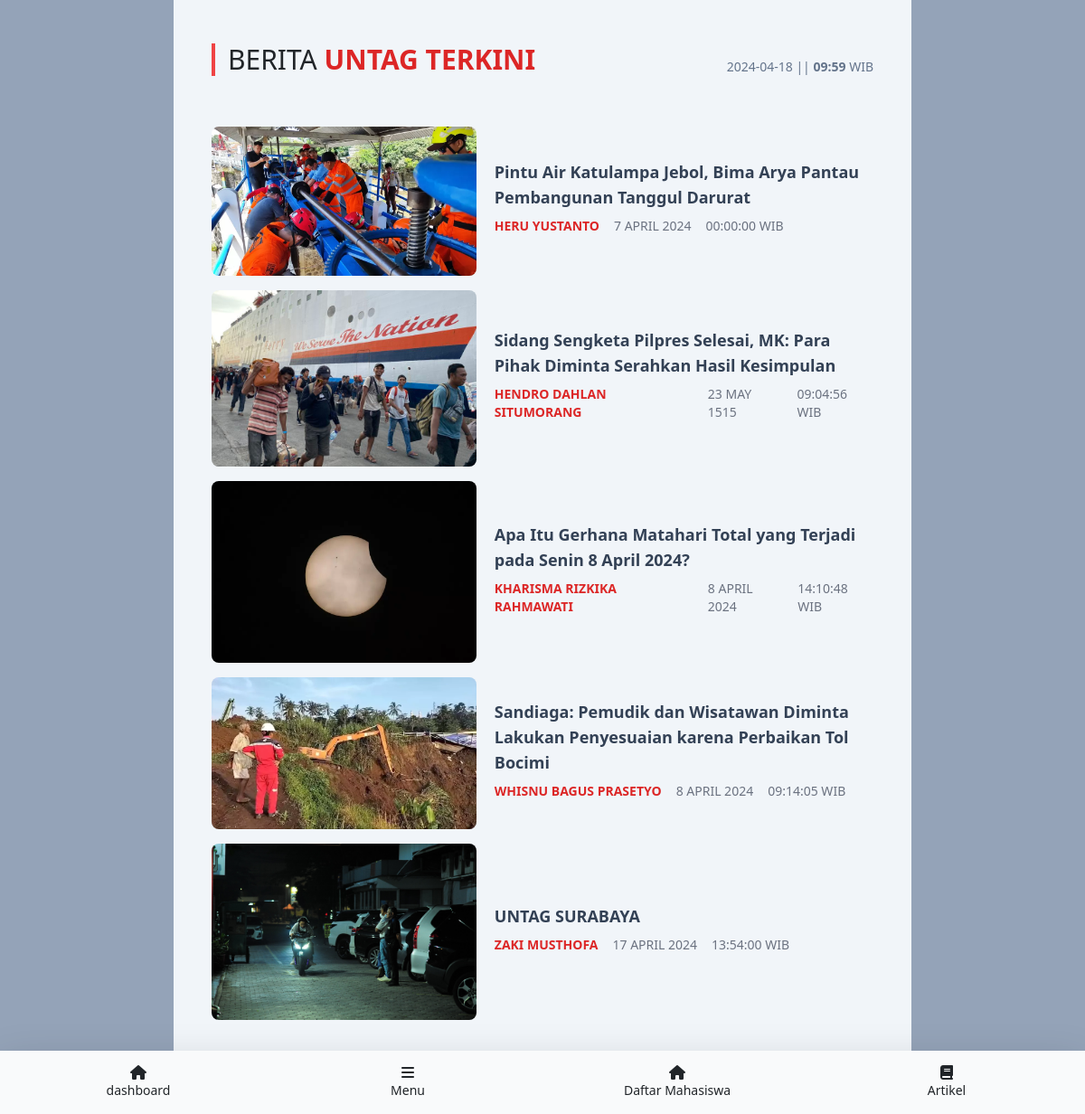
The page /artikel/artikelpage.php on the database its author committed.
### tables this page shows
CREATE TABLE `tbl_artikel` (
  `id_artikel` int(5) NOT NULL,
  `tanggal_publish` date DEFAULT NULL,
  `penulis` varchar(50) DEFAULT NULL,
  `judul_berita` varchar(200) DEFAULT NULL,
  `isi_berita` text DEFAULT NULL,
  `status_artikel` varchar(20) DEFAULT NULL,
  `gambar` text NOT NULL,
  `jam` time NOT NULL
);

### artikel/artikelpage.php (the view, shortened to what this page needs)
<?php
require "../koneksi.php";
$artikel = "SELECT * FROM tbl_artikel";
$tampil_artikel = mysqli_query($conn, $artikel);
$waktu = date("H:i");
$tanggal = date ("Y-m-d")
?>
<!DOCTYPE html>
<html lang="en">
<head>
  <link href="https://cdn.jsdelivr.net/npm/bootstrap@5.3.3/dist/css/bootstrap.min.css" rel="stylesheet"
 />
  <link rel="stylesheet" href="style3.css" />
  <link rel="stylesheet" href="https://cdnjs.cloudflare.com/ajax/libs/font-awesome/6.5.1/css/all.min.css" />
  <script src="https://cdn.tailwindcss.com"></script>
</head>
<body class="bg-slate-400 ">
  <nav
    class="fixed w-[50%] shadow-lg flex flex-row justify-center items-center gap-2 bottom-0 w-full px-2 py-2 bg-gray-50">
    <a class="w-full px-[20px] py-2 flex flex-col justify-center items-center h-[100%] rounded hover:bg-slate-400 gap-y-[2px]"
      href="../dashboard.php">
      <i class="fa-solid fa-house"></i>
      <h6 class="text-sm font-medium">dashboard</h6>
    </a>
    <a class="w-full px-[20px] py-2 flex flex-col justify-center items-center h-[100%] rounded hover:bg-gray-400 gap-y-[2px]"
      href="../menu.php">
      <i class="fa-solid fa-bars"></i>
      <h6 class="text-sm font-medium">Menu</h6>
    </a>
    <a class="w-full px-[20px] py-2 flex flex-col justify-center items-center h-[100%] rounded hover:bg-gray-400 gap-y-[2px]"
      href="../daftarfakultas.php">
      <i class="fa-solid fa-house"></i>
      <h6 class="text-sm text-center font-medium">Daftar Mahasiswa</h6>
    </a>
    <a class="w-full px-[20px] py-2 flex flex-col justify-center items-center h-[100%] rounded hover:bg-gray-400 gap-y-[2px]"
      href="./artikelpage.php">
      <i class="fa-solid fa-book"></i>
      <h6 class="text-sm font-medium">Artikel</h6>
    </a>
  </nav>
  <div class="h-full px-[20px] lg:px-48 shadow-lg bg-slate-400 ">
    <div class="h-[100vh] py-5 h-full px-[42px] bg-slate-100">
      <div class="w-full flex justify-between items-end border-l-4 border-red-500 pl-3.5">
        <h2 class="text-3xl font-normal uppercase inline-block">
          Berita
          <span class="font-bold text-red-600">UNTAG</span>
          <span class="font-bold text-red-600">Terkini</span>
        </h2>
        <span class="text-sm text-slate-500 font-medium uppercase">
        <?php echo $tanggal?> || <span class="font-bold"> <?php echo $waktu?></span> wib</span>
      </div>
      <div class="py-5  h-full w-full">
        <?php
        if (mysqli_num_rows($tampil_artikel) > 0) {
          while ($row = mysqli_fetch_assoc($tampil_artikel)) {
            ?>
            <a href="detail_artikel.php?id_artikel=<?php echo $row['id_artikel'] ?>"
              class="rounded-lg w-full hover:shadow-xl hover:bg-slate-200 hover:px-3 py-2 flex items-center justify-start gap-x-5">
              <img src="file/<?php echo $row['gambar'] ?>" class="w-[40%] h-[50%] rounded-lg" style="object-fit: cover" />
              <div class="flex flex-col">
                <h2 class="font-bold text-lg text-slate-700">
                  <?php echo $row['judul_berita'] ?>
                </h2>
                <h2 class="py-2 text-sm font-bold flex items-end gap-x-4 uppercase text-red-600">
                  <?php echo $row['penulis'] ?>
                  <span class="font-normal text-sm text-gray-500">
                    <?php echo date("j F Y", strtotime($row['tanggal_publish'])) ?>
                  </span>
                  <span class="font-normal text-sm text-gray-500">
                    <?php echo $row['jam'] ?> WIB
                  </span>
                </h2>
              </div>
            </a>
            <?php
          }
        } else {
          echo $tampilerror = "Tidak Ada artikel Sama Sekali";
        }
        ?>
      </div>
    </div>
  </div>
</body>
</html>

### style3.css (style rules this page uses)
* { padding: 0; margin: 0; }
body { background-color: #ced7e0; }

### rows shown on the page
tbl_artikel: gambar (picture), judul_berita "Pintu Air Katulampa Jebol, Bima Arya Pantau Pembangunan Tanggul Darurat", penulis "HERU YUSTANTO", tanggal_publish "7 APRIL 2024", jam "00:00:00"
tbl_artikel: gambar (picture), judul_berita "Sidang Sengketa Pilpres Selesai, MK: Para Pihak Diminta Serahkan Hasil Kesimpulan", penulis "HENDRO DAHLAN SITUMORANG", tanggal_publish "23 MAY 1515", jam "09:04:56"
tbl_artikel: gambar (picture), judul_berita "Apa Itu Gerhana Matahari Total yang Terjadi pada Senin 8 April 2024?", penulis "KHARISMA RIZKIKA RAHMAWATI", tanggal_publish "8 APRIL 2024", jam "14:10:48"
tbl_artikel: gambar (picture), judul_berita "Sandiaga: Pemudik dan Wisatawan Diminta Lakukan Penyesuaian karena Perbaikan Tol Bocimi", penulis "WHISNU BAGUS PRASETYO", tanggal_publish "8 APRIL 2024", jam "09:14:05"
tbl_artikel: gambar (picture), judul_berita "UNTAG SURABAYA", penulis "ZAKI MUSTHOFA", tanggal_publish "17 APRIL 2024", jam "13:54:00"

### other values the page prints
$tanggal "2024-04-18"
